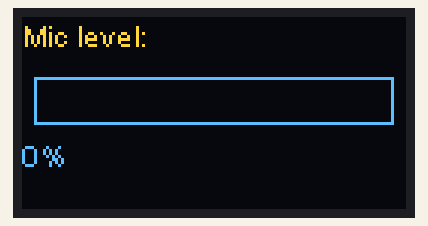
Recording of a sketch running on a simulated ESP32. Parts: 128×64 one-colour display. The OLED is the two-colour kind (top 16 rows yellow); WiFi joins after 1.5 s; servers stay silent unless stated; I2S audio is not simulated (input reads silence).

Above: at 3.1 s.

The sketch:

Microphone.ino
```cpp
#include <Arduino.h>
#include <driver/i2s.h>
#include <Wire.h>
#include <SSD1306Wire.h>
#include <WiFi.h>
#include <WiFiUdp.h>

// ----------- MIC (INMP441) PINS -----------
#define I2S_WS    3    // LRCL / WS
#define I2S_SCK   2    // BCLK / SCK
#define I2S_SD    4    // DOUT from INMP441

#define I2S_PORT       I2S_NUM_0
#define SAMPLE_RATE    16000
#define SAMPLES_READ   160    // 10 ms of audio at 16 kHz

// ----------- OLED PINS -----------
#define OLED_SDA   8
#define OLED_SCL   9
#define OLED_ADDR  0x3C

SSD1306Wire display(OLED_ADDR, OLED_SDA, OLED_SCL);

// ----------- WIFI + UDP -----------
const char* ssid       = "Ahmed";
const char* password   = "0508981447ahmed";
const char* udpAddress = "192.168.1.44";   // <-- your laptop IP
const int   udpPort    = 5005;

WiFiUDP udp;

// ----------- I2S SETUP -----------
void setupI2S() {
  i2s_config_t i2s_config = {
    .mode                 = (i2s_mode_t)(I2S_MODE_MASTER | I2S_MODE_RX),
    .sample_rate          = SAMPLE_RATE,
    .bits_per_sample      = I2S_BITS_PER_SAMPLE_32BIT,
    .channel_format       = I2S_CHANNEL_FMT_ONLY_LEFT,
    .communication_format = I2S_COMM_FORMAT_I2S,
    .intr_alloc_flags     = 0,
    .dma_buf_count        = 4,
    .dma_buf_len          = SAMPLES_READ,
    .use_apll             = false,
    .tx_desc_auto_clear   = false,
    .fixed_mclk           = 0
  };
  i2s_pin_config_t pin_config = {
    .bck_io_num   = I2S_SCK,
    .ws_io_num    = I2S_WS,
    .data_out_num = I2S_PIN_NO_CHANGE,
    .data_in_num  = I2S_SD
  };
  i2s_driver_install(I2S_PORT, &i2s_config, 0, NULL);
  i2s_set_pin(I2S_PORT, &pin_config);
  i2s_start(I2S_PORT);
}

// ----------- OLED SETUP -----------
void setupOLED() {
  Wire.begin(OLED_SDA, OLED_SCL);
  display.init();
  display.flipScreenVertically();
  display.setFont(ArialMT_Plain_10);
  display.clear();
  display.drawString(0, 0, "Booting...");
  display.display();
}

// ----------- WIFI SETUP -----------
void setupWiFi() {
  WiFi.mode(WIFI_STA);
  WiFi.begin(ssid, password);

  display.clear();
  display.drawString(0, 0, "Connecting WiFi");
  display.display();

  while (WiFi.status() != WL_CONNECTED) {
    delay(500);
  }

  display.clear();
  display.drawString(0, 0,  "WiFi OK:");
  display.drawString(0, 12, WiFi.localIP().toString());
  display.display();
  delay(1000);
}

// ----------- VOLUME CALC FOR OLED -----------
int getVolume(int32_t *samples, int sampleCount) {
  uint32_t sumAbs = 0;
  for (int i = 0; i < sampleCount; i++) {
    int32_t s = samples[i] >> 8;
    if (s < 0) s = -s;
    sumAbs += s;
  }
  uint32_t avg = sumAbs / sampleCount;
  int level = (avg * 100) / 50000;  // tune denominator if needed
  if (level > 100) level = 100;
  return level;
}

void drawBar(int level) {
  display.clear();
  display.drawString(0, 0, "Mic level:");

  int barWidth  = map(level, 0, 100, 0, 120);
  int barHeight = 16;
  int x = 4;
  int y = 20;
  display.drawRect(x, y, 120, barHeight);
  display.fillRect(x, y, barWidth, barHeight);

  display.drawString(0, 40, String(level) + "%");
  display.display();
}

// ----------- GLOBAL BUFFERS -----------
int32_t i2sBuffer[SAMPLES_READ];
int16_t pcmBuffer[SAMPLES_READ];

void setup() {
  Serial.begin(115200);
  delay(500);

  setupOLED();
  setupI2S();
  setupWiFi();

  display.clear();
  display.drawString(0, 0, "UDP Mic Ready");
  display.display();
}

void loop() {
  size_t bytesRead = 0;

  esp_err_t result = i2s_read(
    I2S_PORT,
    (void*)i2sBuffer,
    sizeof(i2sBuffer),
    &bytesRead,
    portMAX_DELAY
  );
  if (result != ESP_OK || bytesRead == 0) return;

  int sampleCount = bytesRead / sizeof(int32_t);
  if (sampleCount > SAMPLES_READ) sampleCount = SAMPLES_READ;

  // Convert to 16-bit PCM and stronger high-pass to reduce DC/rumble
  static int32_t prev = 0;
  for (int i = 0; i < sampleCount; i++) {
    int32_t s  = i2sBuffer[i] >> 11;    // input scale
    int32_t hp = s - prev + (prev >> 6); // stronger HPF (>>6)
    prev = s;

    if (hp >  32767)  hp =  32767;
    if (hp < -32768)  hp = -32768;
    pcmBuffer[i] = (int16_t)hp;
  }

  // ----- Noise gate: compute RMS and zero small blocks -----
  uint32_t sumSq = 0;
  for (int i = 0; i < sampleCount; i++) {
    int32_t s = pcmBuffer[i];
    sumSq += (uint32_t)((int32_t)s * (int32_t)s);
  }
  uint32_t rms = sqrtf((float)sumSq / sampleCount);

  // Threshold: adjust 500-1500 depending on your room
  if (rms < 800) {
    for (int i = 0; i < sampleCount; i++) {
      pcmBuffer[i] = 0;
    }
  }

  // Update OLED volume (still uses raw i2sBuffer)
  int vol = getVolume(i2sBuffer, sampleCount);
  drawBar(vol);

  // Send over UDP
  udp.beginPacket(udpAddress, udpPort);
  udp.write((uint8_t*)pcmBuffer, sampleCount * sizeof(int16_t));
  udp.endPacket();
}
```
